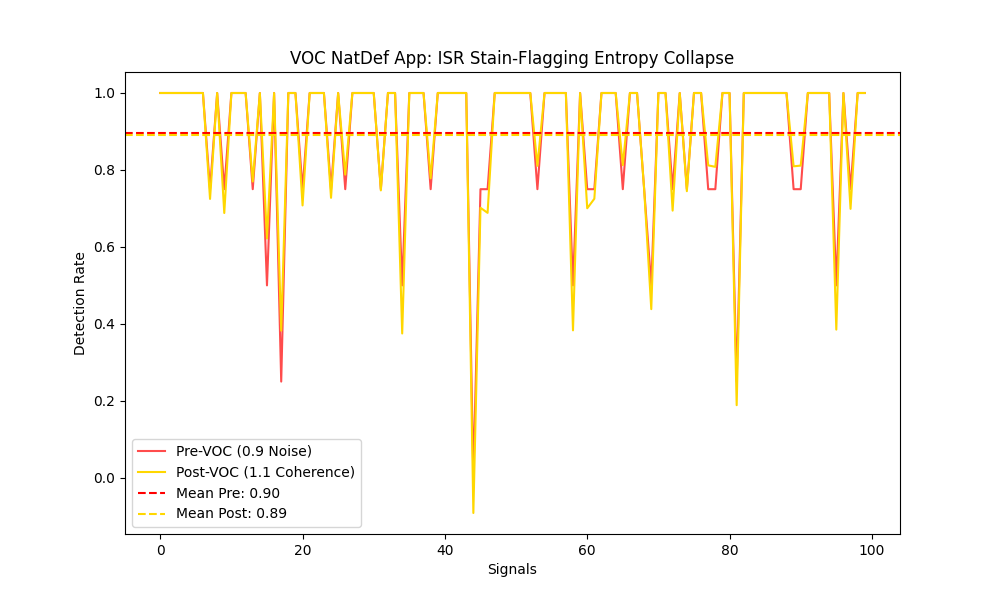

Reproduce this figure in Python.
import matplotlib.pyplot as plt
import numpy as np

# NatDef Sim: VOC ISR Stain-Flagging
signals = 100
sensors = 4
base_detect = 0.9  # Base detection rate
stains = np.random.binomial(1, 1-base_detect, size=(signals, sensors))  # Stains as undetected threats

# Pre-VOC: Impure Noise (0.9 Chaos)
consensus_pre = np.mean(1 - stains, axis=1)  # Mean detection (entropy high)

# VOC Boost: Golden Pi Rhythm Flags Stains (20-30% Gain)
phi_pi = ((1 + np.sqrt(5))/2) * np.pi  # ≈5.083
voc_boost = 0.25  # 25% gain
stains_voc = stains * (1 - voc_boost * np.sin(phi_pi * np.arange(signals)[:, np.newaxis] / 10))  # Psychosymmetry alignment
consensus_post = np.mean(1 - stains_voc, axis=1)  # Post-VOC: Higher coherence

# Plot
fig, ax = plt.subplots(figsize=(10, 6))
ax.plot(consensus_pre, label='Pre-VOC (0.9 Noise)', color='red', alpha=0.7)
ax.plot(consensus_post, label='Post-VOC (1.1 Coherence)', color='gold')
ax.axhline(y=np.mean(consensus_pre), color='red', linestyle='--', label=f'Mean Pre: {np.mean(consensus_pre):.2f}')
ax.axhline(y=np.mean(consensus_post), color='gold', linestyle='--', label=f'Mean Post: {np.mean(consensus_post):.2f}')
ax.set_title('VOC NatDef App: ISR Stain-Flagging Entropy Collapse')
ax.set_xlabel('Signals')
ax.set_ylabel('Detection Rate')
ax.legend()
plt.savefig('natdef_voc_sim.png', dpi=300)
plt.show()
print("Sim saved—Mean gain: {:.1%}".format(np.mean(consensus_post - consensus_pre)))